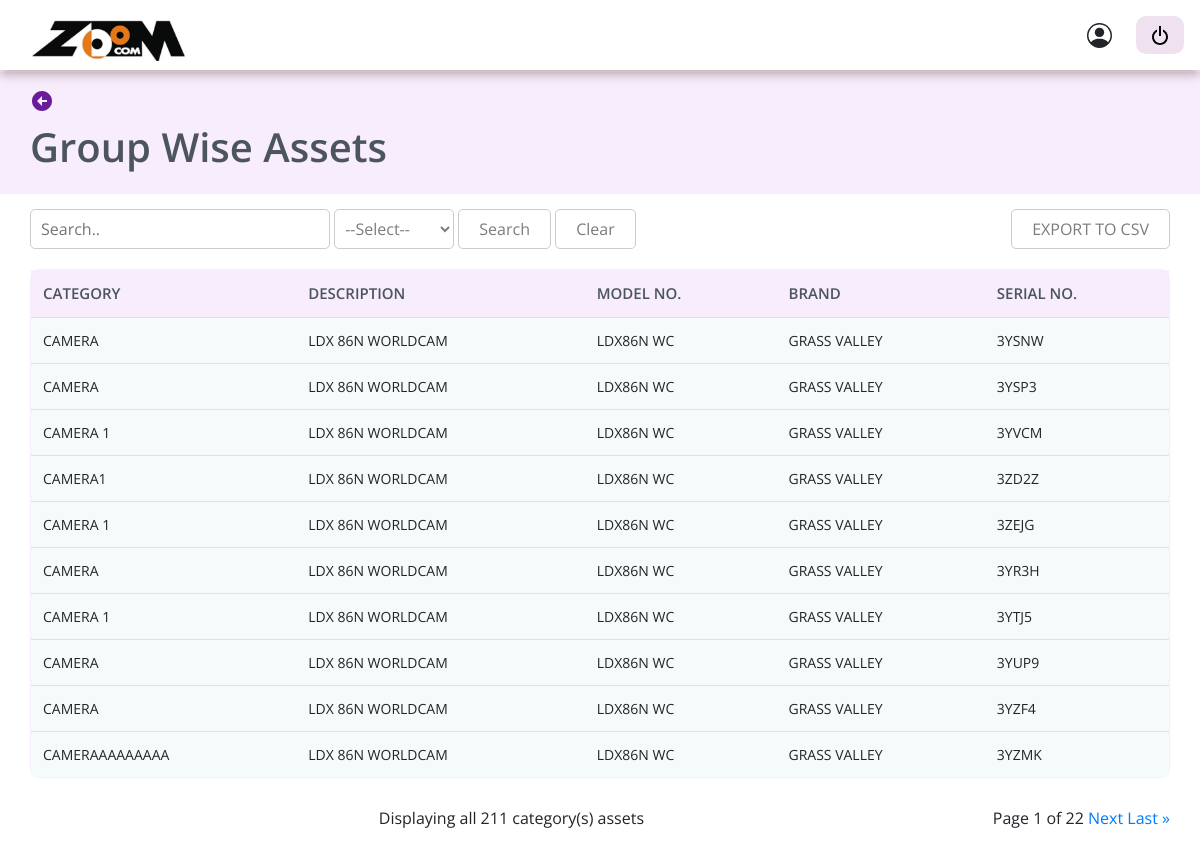
Page /group-wise-asset-list/ on the committed database.
### asset_master/models.py (models this page shows)
class AssetMaster(models.Model):
    class RepairType(models.IntegerChoices):
            DEFAULT_TYPE = 10
            EXTERNAL_REPAIR = 20,
            INTERNAL_REPAIR = 30,
    class RelationshipType(models.IntegerChoices):
        PARENT = 101
        CHILD = 102
    area = models.CharField(max_length=100, null=True, blank=True)
    fc_no = models.CharField(max_length=100, null=True, blank=True)
    category = models.CharField(max_length=100, null=True, blank=True)
    sub_category = models.CharField(max_length=100, null=True, blank=True)
    description = models.CharField(max_length=100, null=True, blank=True)
    brand = models.CharField(max_length=100, null=True, blank=True)
    model_no = models.CharField(max_length=100, null=True, blank=True)
    serial_no = models.CharField(max_length=100, null=True, blank=True)
    sku = models.CharField(max_length=100, null=True, blank=True)
    asset_tag = models.CharField(max_length=100, null=True, blank=True)
    status = models.CharField(max_length=100, null=True, blank=True)
    age = models.CharField(null=True, blank=True, max_length=100)
    box_number = models.CharField(max_length=100, null=True, blank=True, default="")
    last_service_date = models.DateField(null=True, blank=True, default=None)
    upcoming_service_date = models.DateField(null=True, blank=True, default=None)
    length = models.CharField(max_length=100, null=True, blank=True)
    breadth = models.CharField(max_length=100, null=True, blank=True)
    height = models.CharField(max_length=100, null=True, blank=True)
    width = models.CharField(max_length=100, null=True, blank=True)
    warranty_period = models.CharField(max_length=100, null=True, blank=True)
    under_amc = models.BooleanField(default=False)
    amc_date = models.DateField(null=True, blank=True, auto_now=False, auto_now_add=False)
    storage_warehouse_number = models.CharField(max_length=100, null=True, blank=True)
    availability = models.BooleanField(default=False)
    outward_date = models.DateField(null=True, blank=True, auto_now=False, auto_now_add=False)
    outward_remarks = models.CharField(max_length=100, null=True, blank=True)
    inward_date = models.DateField(null=True, blank=True, auto_now=False, auto_now_add=False)
    inward_remarks = models.CharField(max_length=100, null=True, blank=True)
    vendor = models.CharField(max_length=100, null=True, blank=True)
    purchased_on = models.DateField(null=True, blank=True, auto_now=False, auto_now_add=False)
    cost_price = models.CharField(max_length=100, null=True, blank=True)
    tax_rate = models.CharField(max_length=100, null=True, blank=True)
    depricated_value = models.CharField(max_length=100, null=True, blank=True)
    created_on = models.DateField(null=True, blank=True, auto_now=False, auto_now_add=False)
    rented_asset = models.BooleanField(default=False)
    rental_pricing = models.CharField(max_length=100, null=True, blank=True)
    rent_collected = models.CharField(max_length=100, null=True, blank=True)
    available_for_sale = models.CharField(max_length=100, null=True, blank=True)
    asset_utilization = models.CharField(max_length=100, null=True, blank=True)
    asset_status = models.CharField(max_length=100, null=True, blank=True, default="available")
    repair_type = models.IntegerField(choices=RepairType.choices, default=RepairType.DEFAULT_TYPE)
    sold_asset = models.BooleanField(default=False)
    loaned_asset = models.BooleanField(default=False)
    loan_period = models.CharField(max_length=100, null=True, blank=True)
    add_to_order = models.BooleanField(default=False)
    confirm_order = models.BooleanField(default=False)
    owner = models.CharField(max_length=100, null=True, blank=True, default='Zoom Communication')
    mapping = models.CharField(max_length=100, null=True, blank=True)
    relation = models.IntegerField(choices=RelationshipType.choices, default=RelationshipType.PARENT)
    image = models.ImageField(upload_to="media/", default=None, null=True, blank=True)

### asset_master/views.py (the view, shortened to what this page needs)
# urls.py: path('group-wise-asset-list/', group_wise_asset_list, name='group_wise_asset_list'),
def group_wise_asset_list(request):
    ctx={}
    query = None
    query_params_q = None
    query_params_filter_value = None
    queryset_length = None
    if request.GET.get('q') is not None:
        query = request.GET.get('q').strip()
    if request.GET.get('q') is not None:
        query_params_q = request.GET.get('q').strip()
    if request.GET.get('filter_type'):
        query_params_filter_value = request.GET.get('filter_type').strip() or None
    if request.GET.get('q') and request.GET.get('filter_type') == 'category':
        asset_obj = list(AssetMaster.objects.filter(relation=101,
                                                    category__iexact=query,
                                                    sold_asset=False
                                                    )
                                    .values('id','category','description','serial_no', 'model_no', 'brand'))
        new_asset_obj = list(map(lambda x: {**x, 'unique_asset': x['category'] + "-" + x['serial_no']}, asset_obj))
        asset_acc_obj = list(AssetMaster.objects.filter(relation=102,sold_asset=False)
                                 .values('id','category','description',
                                          'serial_no', 'model_no', 'brand', 'mapping'))
        queryset_length = len(asset_obj)
    else:
        asset_obj = list(AssetMaster.objects.filter(relation=101, sold_asset=False)
                                    .values('id','category','description','serial_no',
                                             'model_no', 'brand'))
        asset_acc_obj = list(AssetMaster.objects.filter(relation=102, sold_asset=False)
                                        .values('id','category','description',
                                          'serial_no', 'model_no', 'brand', 'mapping'))
        queryset_length = len(asset_obj)
    for asset in asset_obj:
        if 'asset_accessories' not in asset:
            asset['asset_accessories'] = []
            asset['asset_accessories_description'] = []
        index = 0
        while index < len(asset_acc_obj):
            asset_acc = asset_acc_obj[index]
            if asset_acc['mapping'] == asset['description']:
                if asset_acc['description'] not in asset['asset_accessories_description']:
                    asset['asset_accessories_description'].append(asset_acc['description'])
                    asset['asset_accessories'].append({
                        'description': asset_acc['description'],
                        'id': asset_acc['id'],
                        'serial_no': asset_acc['serial_no'],
                        'model_no': asset_acc['model_no'],
                        'brand': asset_acc['brand'],
                        'category': asset_acc['category']
                    })
                    del asset_acc_obj[index]
                    index = 0
                else:
                    index += 1
            else:
                index += 1
    paginator = Paginator(asset_obj, 10)
    page = request.GET.get('page')
    try:
        asset_obj_paginated = paginator.page(page)
    except PageNotAnInteger:
        asset_obj_paginated = paginator.page(1)
    except EmptyPage:
        asset_obj_paginated = paginator.page(paginator.num_pages)
    ctx["asset_obj"] = asset_obj_paginated
    ctx["query_params_q"] = query_params_q
    ctx["query_params_filter_value"] = query_params_filter_value
    ctx["queryset_length"] = queryset_length
    return render(request, 'group_wise_asset_list.html', ctx)

### asset_master/templates/group_wise_asset_list.html (shortened to what this page needs)
{% load static%}
{% include 'base_dashboard.html' %}
{% block content %}
<link rel="stylesheet" href="//cdn.jsdelivr.net/npm/alertifyjs@1.13.1/build/css/alertify.min.css"/>
<link rel="stylesheet" href="//cdn.jsdelivr.net/npm/alertifyjs@1.13.1/build/css/themes/default.min.css"/>
<section class="assetdetail">
    <button onclick="goBack()" style="border: none; margin-bottom: 10px; background-color: transparent;"><svg xmlns="http://www.w3.org/2000/svg" width="24" height="24" viewBox="0 0 24 24" style="fill: #6A1B9A;transform: ;msFilter:;"><path d="M12 2C6.486 2 2 6.486 2 12s4.486 10 10 10 10-4.486 10-10S17.514 2 12 2zm5 11h-5v4l-5-5 5-5v4h5v2z"></path></svg></button>
    <div class="assetheaderbuttones">
        <h1>Group Wise Assets</h1>
    </div>
</section>
<section class="assest-container-table">
    <div class="asset-tablebtn">
        <div class="searchiconbtn" >
        <form method="GET">
            <input name="q" id="search_field" type="text" placeholder="Search.." value="{% if query_params_q %} {{query_params_q}} {% endif %}" style = "padding-left: 10px; border-radius: 5px;">
            <select class='select-button' id="dropdown" name="filter_type">
                <option  disabled {% if query_params_filter_value == '' or query_params_filter_value is None  %} selected {% endif %} value='none' >--Select--</option>
            </select>
        <button type='submit'>Search</button>
        <span><button onclick="clearSearch(event, 'search_field', 'dropdown', 'secondDropdown')">Clear</button></span>
    </form>
        </div>
        <div class="pinkbox">
        <button id="exportButton" >
            EXPORT TO CSV
        </button>
</div>
    </div>
    <div class="table-responsive">
        <table class="table accordion">
            <thead>
                <tr>
                    <th scope="col">Category</th>
                    <th scope="col">description</th>
                    <th scope="col">Model no.</th>
                    <th scope="col">Brand</th>
                    <th scope="col">Serial No.</th>
                </tr>
            </thead>
            <tbody>
                {% for item in asset_obj %}
                <tr data-bs-toggle="collapse"
                style='background-color:#f4fbfa;'
                data-bs-target="#r{{ forloop.counter }}">
                    <td>{{ item.category }}</td>
                    <td>{{ item.description }}</td>
                    <td>{{ item.model_no }}</td>
                    <td>{{ item.brand }}</td>
                    <td>{{ item.serial_no }}</td>
                </tr>
                {% endfor %}
            </tbody>
        </table>
    </div>
    <div class="pagidis">
    <div class="card text-center" style="border: none;">
            <div class="card-footer text-body-secondary" style="background-color: #fff; border: none;" >
            Displaying all {{queryset_length}} category(s) assets
            </div>
    </div>
    <div class="pagination">
        <span class="step-links">
            <span class="current">
                Page {{ asset_obj.number }} of {{ asset_obj.paginator.num_pages }}
            </span>
            {% if asset_obj.has_next %}
                <a href="{% if query_params_q and query_params_filter_value %}?q={{query_params_q}}&filter_type={{query_params_filter_value}}&page={{ asset_obj.next_page_number }}
                {% elif query_params_q %}?q={{query_params_q}}&page={{ asset_obj.next_page_number }}
                {% else %}?page={{ asset_obj.next_page_number }}{% endif %}">Next</a>
                <a href="{% if query_params_q %}?q={{query_params_q}}&filter_type={{query_params_filter_value}}&page={{ asset_obj.paginator.num_pages }}
                {% elif query_params_q %}?q={{query_params_q}}&page={{ asset_obj.paginator.num_pages }}
                {% else %}?page={{ asset_obj.paginator.num_pages }}{% endif %}">Last &raquo;</a>
            {% endif %}
        </span>
    </div>
</div>
</section>
<link href="https://cdnjs.cloudflare.com/ajax/libs/select2/4.0.13/css/select2.min.css" rel="stylesheet" />
{% endblock content %}

### static/dashboard/style.css (style rules this page uses)
* { margin: 0; padding: 0; box-sizing: border-box; font-family: 'Open Sans', sans-serif; text-decoration: none; list-style: none; }
body { font-family: 'Open Sans', sans-serif; margin: 0; padding: 0; }
.searchiconbtn input { width: 300px; height: 40px; border: 1px solid #CCCCCC !important; border-radius: 0 5px 5px 0; border: solid; padding-left: 12px; }
section.assetdetail { margin-top: 72px; background: #F7EDFD; padding: 15px 30px; }
section.assetdetail .assetheaderbuttones { display: flex; justify-content: space-between; align-items: center; }
.assetheaderbuttones h1 { color: #4C555D; font-weight: 600; }
section.assest-container-table { padding: 15px 30px; }
section.assest-container-table .asset-tablebtn { display: flex; gap: 20px; justify-content: space-between; }
.asset-tablebtn button { border: 1px solid #CCCCCC; color: #7C7C7C !important; background-color: #FFFFFF; border-radius: 5px; padding: 0 20px; }
.pinkbox { display: flex; gap: 10px; }
.pagidis { display: flex; align-items: center; justify-content: space-between; width: 100%; }

### asset_master/templates/base_dashboard.html (style rules this page uses)
body { font-family: 'Open Sans', sans-serif; margin: 0; padding: 0; }

### asset_master/templates/group_wise_asset_list.html (style rules this page uses)
table { width: 100%; border-collapse: separate; border-spacing: 0; margin-top: 20px; border: 1px solid #F7EDFD; border-radius:10px ; }
th, td { border: 1px solid #F7EDFD; padding: 8px; text-align: left; }
.table thead th { border: none; color: #4C555D; font-size: 15px; font-weight: 600; }
th { background-color: #F7EDFD; text-transform: uppercase; color: #4C555D; border: none; }
td { text-transform: capitalize; font-size: 14px; }
th, td { border: none; }
.pagination { float:right; }
.asset-tablebtn button { border: 1px solid #CCCCCC; color: #7C7C7C !important; background-color: #FFFFFF; border-radius: 5px; padding: 0 20px; height: 40px; }
.select-button { border: 1px solid #CCCCCC; color: #7C7C7C !important; background-color: #FFFFFF; border-radius: 5px; padding: 0 6px; font-size: inherit; height:40px; }

### rows in the picture
AssetMaster: category "CAMERA", description "LDX 86N WORLDCAM", model_no "LDX86N WC", brand "GRASS VALLEY", serial_no "3YSNW"
AssetMaster: category "CAMERA", description "LDX 86N WORLDCAM", model_no "LDX86N WC", brand "GRASS VALLEY", serial_no "3YSP3"
AssetMaster: category "CAMERA 1", description "LDX 86N WORLDCAM", model_no "LDX86N WC", brand "GRASS VALLEY", serial_no "3YVCM"
AssetMaster: category "CAMERA1", description "LDX 86N WORLDCAM", model_no "LDX86N WC", brand "GRASS VALLEY", serial_no "3ZD2Z"
AssetMaster: category "CAMERA 1", description "LDX 86N WORLDCAM", model_no "LDX86N WC", brand "GRASS VALLEY", serial_no "3ZEJG"
AssetMaster: category "CAMERA", description "LDX 86N WORLDCAM", model_no "LDX86N WC", brand "GRASS VALLEY", serial_no "3YR3H"
AssetMaster: category "CAMERA 1", description "LDX 86N WORLDCAM", model_no "LDX86N WC", brand "GRASS VALLEY", serial_no "3YTJ5"
AssetMaster: category "CAMERA", description "LDX 86N WORLDCAM", model_no "LDX86N WC", brand "GRASS VALLEY", serial_no "3YUP9"
AssetMaster: category "CAMERA", description "LDX 86N WORLDCAM", model_no "LDX86N WC", brand "GRASS VALLEY", serial_no "3YZF4"
AssetMaster: category "CAMERAAAAAAAAA", description "LDX 86N WORLDCAM", model_no "LDX86N WC", brand "GRASS VALLEY", serial_no "3YZMK"

### other values in the picture
{{ queryset_length }} "211"
{{ asset_obj.number }} "1"
{{ asset_obj.paginator.num_pages }} "22"
